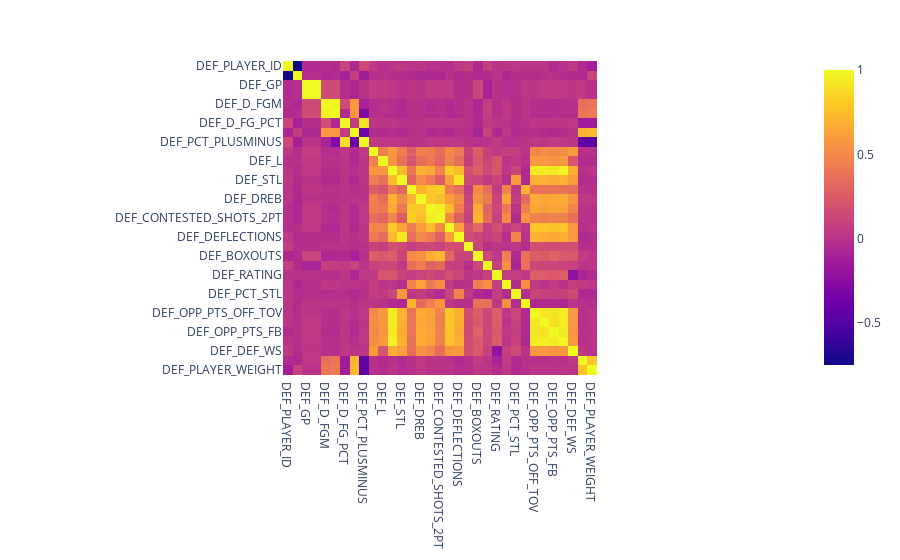
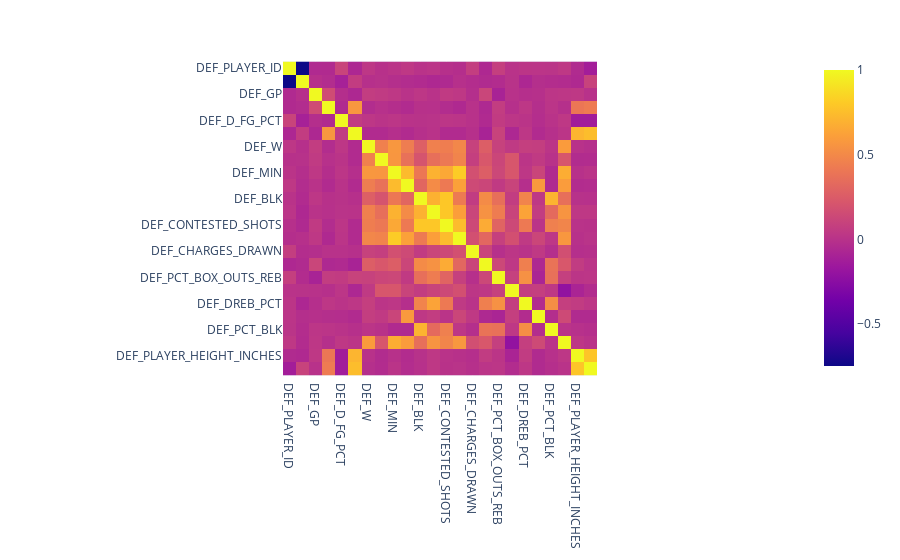

Notebook code cell kept with these figures, in order:
### Code cell
def_stats = inputs.filter(regex='^DEF').copy()

# Display correlation matrix
fig = px.imshow(def_stats.corr())
fig.show()

# Drop columns with correlation > 0.9
def_cols = ['DEF_D_FGM', 'DEF_OPP_PTS_PAINT', 'DEF_CONTESTED_SHOTS_2PT', 'DEF_DEFLECTIONS', 'DEF_OPP_PTS_FB', 'DEF_OPP_PTS_2ND_CHANCE', 'DEF_OPP_PTS_OFF_TOV', 'DEF_G', 'DEF_PCT_PLUSMINUS']
def_stats.drop(columns=def_cols, inplace=True)
fig = px.imshow(def_stats.corr())
fig.show()

print('Columns before removal: ' + str(len(def_cols) + len(def_stats.columns)))
print('Columns after removal: ' + str(len(def_stats.columns)))

### Figure 1 — Plotly figure (JSON) as saved in the notebook; plotly's stock layout.template omitted (floating-point values rounded to 4 significant figures; data arrays with more than 128 entries replaced by an {"elided": "..."} marker saying what was removed)
{"data": [{"coloraxis": "coloraxis", "hovertemplate": "x: %{x}<br>y: %{y}<br>color: %{z}<extra></extra>", "name": "0", "type": "heatmap", "x": ["DEF_PLAYER_ID", "DEF_AGE", "DEF_GP", "DEF_G", "DEF_D_FGM", "DEF_D_FGA", "DEF_D_FG_PCT", "DEF_NORMAL_FG_PCT", "DEF_PCT_PLUSMINUS", "DEF_W", "DEF_L", "DEF_MIN", "DEF_STL", "DEF_BLK", "DEF_DREB", "DEF_CONTESTED_SHOTS", "DEF_CONTESTED_SHOTS_2PT", "DEF_CONTESTED_SHOTS_3PT", "DEF_DEFLECTIONS", "DEF_CHARGES_DRAWN", "DEF_BOXOUTS", "DEF_PCT_BOX_OUTS_REB", "DEF_RATING", "DEF_DREB_PCT", "DEF_PCT_STL", "DEF_PCT_BLK", "DEF_OPP_PTS_OFF_TOV", "DEF_OPP_PTS_2ND_CHANCE", "DEF_OPP_PTS_FB", "DEF_OPP_PTS_PAINT", "DEF_DEF_WS", "DEF_PLAYER_HEIGHT_INCHES", "DEF_PLAYER_WEIGHT"], "xaxis": "x", "y": ["DEF_PLAYER_ID", "DEF_AGE", "DEF_GP", "DEF_G", "DEF_D_FGM", "DEF_D_FGA", "DEF_D_FG_PCT", "DEF_NORMAL_FG_PCT", "DEF_PCT_PLUSMINUS", "DEF_W", "DEF_L", "DEF_MIN", "DEF_STL", "DEF_BLK", "DEF_DREB", "DEF_CONTESTED_SHOTS", "DEF_CONTESTED_SHOTS_2PT", "DEF_CONTESTED_SHOTS_3PT", "DEF_DEFLECTIONS", "DEF_CHARGES_DRAWN", "DEF_BOXOUTS", "DEF_PCT_BOX_OUTS_REB", "DEF_RATING", "DEF_DREB_PCT", "DEF_PCT_STL", "DEF_PCT_BLK", "DEF_OPP_PTS_OFF_TOV", "DEF_OPP_PTS_2ND_CHANCE", "DEF_OPP_PTS_FB", "DEF_OPP_PTS_PAINT", "DEF_DEF_WS", "DEF_PLAYER_HEIGHT_INCHES", "DEF_PLAYER_WEIGHT"], "yaxis": "y", "z": {"elided": "33x33 float values"}}], "layout": {"coloraxis": {"colorscale": [[0, "#0d0887"], [0.1111, "#46039f"], [0.2222, "#7201a8"], [0.3333, "#9c179e"], [0.4444, "#bd3786"], [0.5556, "#d8576b"], [0.6667, "#ed7953"], [0.7778, "#fb9f3a"], [0.8889, "#fdca26"], [1, "#f0f921"]]}, "margin": {"t": 60}, "xaxis": {"anchor": "y", "constrain": "domain", "domain": [0, 1], "scaleanchor": "y"}, "yaxis": {"anchor": "x", "autorange": "reversed", "constrain": "domain", "domain": [0, 1]}}}

### Figure 2 — Plotly figure (JSON) as saved in the notebook; plotly's stock layout.template omitted (floating-point values rounded to 4 significant figures; data arrays with more than 128 entries replaced by an {"elided": "..."} marker saying what was removed)
{"data": [{"coloraxis": "coloraxis", "hovertemplate": "x: %{x}<br>y: %{y}<br>color: %{z}<extra></extra>", "name": "0", "type": "heatmap", "x": ["DEF_PLAYER_ID", "DEF_AGE", "DEF_GP", "DEF_D_FGA", "DEF_D_FG_PCT", "DEF_NORMAL_FG_PCT", "DEF_W", "DEF_L", "DEF_MIN", "DEF_STL", "DEF_BLK", "DEF_DREB", "DEF_CONTESTED_SHOTS", "DEF_CONTESTED_SHOTS_3PT", "DEF_CHARGES_DRAWN", "DEF_BOXOUTS", "DEF_PCT_BOX_OUTS_REB", "DEF_RATING", "DEF_DREB_PCT", "DEF_PCT_STL", "DEF_PCT_BLK", "DEF_DEF_WS", "DEF_PLAYER_HEIGHT_INCHES", "DEF_PLAYER_WEIGHT"], "xaxis": "x", "y": ["DEF_PLAYER_ID", "DEF_AGE", "DEF_GP", "DEF_D_FGA", "DEF_D_FG_PCT", "DEF_NORMAL_FG_PCT", "DEF_W", "DEF_L", "DEF_MIN", "DEF_STL", "DEF_BLK", "DEF_DREB", "DEF_CONTESTED_SHOTS", "DEF_CONTESTED_SHOTS_3PT", "DEF_CHARGES_DRAWN", "DEF_BOXOUTS", "DEF_PCT_BOX_OUTS_REB", "DEF_RATING", "DEF_DREB_PCT", "DEF_PCT_STL", "DEF_PCT_BLK", "DEF_DEF_WS", "DEF_PLAYER_HEIGHT_INCHES", "DEF_PLAYER_WEIGHT"], "yaxis": "y", "z": {"elided": "24x24 float values"}}], "layout": {"coloraxis": {"colorscale": [[0, "#0d0887"], [0.1111, "#46039f"], [0.2222, "#7201a8"], [0.3333, "#9c179e"], [0.4444, "#bd3786"], [0.5556, "#d8576b"], [0.6667, "#ed7953"], [0.7778, "#fb9f3a"], [0.8889, "#fdca26"], [1, "#f0f921"]]}, "margin": {"t": 60}, "xaxis": {"anchor": "y", "constrain": "domain", "domain": [0, 1], "scaleanchor": "y"}, "yaxis": {"anchor": "x", "autorange": "reversed", "constrain": "domain", "domain": [0, 1]}}}
